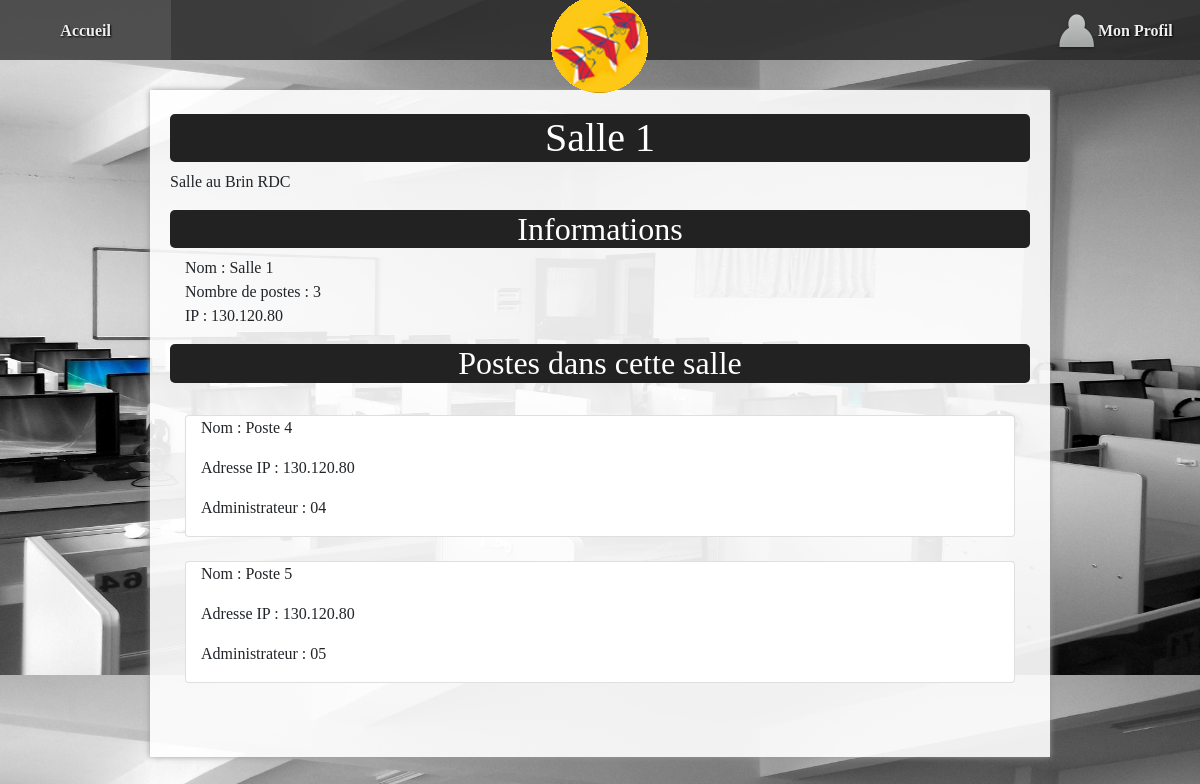
Page /?action=detail&nSalle=s02 (signed in) on the committed database.
### tables this page shows
CREATE TABLE `salle` (
  `nSalle` varchar(7) NOT NULL,
  `nomSalle` varchar(30) DEFAULT NULL,
  `nbPoste` tinyint(2) DEFAULT NULL,
  `indIP` varchar(11) DEFAULT NULL
);

CREATE TABLE `segment` (
  `indIP` varchar(11) NOT NULL,
  `nomSegment` varchar(15) DEFAULT NULL,
  `etage` tinyint(1) DEFAULT NULL,
  `nbSalle` tinyint(2) DEFAULT '0',
  `nbPoste` tinyint(2) DEFAULT '0'
);

CREATE TABLE `poste` (
  `nPoste` varchar(7) NOT NULL,
  `nomPoste` varchar(20) NOT NULL,
  `indIP` varchar(11) DEFAULT NULL,
  `ad` varchar(3) DEFAULT NULL,
  `typePoste` varchar(9) DEFAULT NULL,
  `nSalle` varchar(7) DEFAULT NULL,
  `nbLog` tinyint(2) DEFAULT '0'
);

### controleur/detailSalle.php (called while the page is built, shortened)
<?php
include_once "$racine/modele/bd.salle.inc.php";
$nSalle = $_GET["nSalle"];
$uneSalle = getSalleByNum($nSalle);
$mailU = getMailULoggedOn();
if($uneSalle['nombrePoste'] != 0){
    $unPoste = getPosteBySalle($nSalle);
}
include "$racine/vue/entete.html.php";
include "$racine/vue/vueDetailSalle.php";
include "$racine/vue/pied.html.php";
?>

### index.php (called while the page is built, shortened)
<?php
include "getRacine.php";
if (isset($_GET["action"])){
    $action = $_GET["action"];
}
else{
    $action = "defaut";
}
$fichier = controleurPrincipal($action);
include "$racine/controleur/$fichier";
?>

### modele/bd.salle.inc.php (called while the page is built, shortened)
<?php
function getPosteBySalle($nSalle){
    try {
        $cnx = connexionPDO();
        $req = $cnx->prepare("select * from poste where nSalle = '".$nSalle."'");
        $req->execute();
        $ligne = $req->fetch(PDO::FETCH_ASSOC);
        while ($ligne) {
            $resultat[] = $ligne;
            $ligne = $req->fetch(PDO::FETCH_ASSOC);
        }
    } catch (PDOException $e) {
        print "Erreur !: " . $e->getMessage();
        die();
    }
    return $resultat;
}
function getSalleByNum($nSalle) {
    try {
        $cnx = connexionPDO();
        $req = $cnx->prepare("select *, salle.nbPoste as nombrePoste from salle inner join segment on salle.indIP = segment.indIP where nSalle=:nSalle");
        $req->bindValue(':nSalle', $nSalle, PDO::PARAM_INT);
        $req->execute();
        $ligne = $req->fetch(PDO::FETCH_ASSOC);
    } catch (PDOException $e) {
        print "Erreur !: " . $e->getMessage();
        die();
    }
    return $ligne;
}
?>

### modele/bd.utilisateur.inc.php (called while the page is built, shortened)
<?php
function getUtilisateurByMailU($mailU) {
    $resultat = array();
    try {
        $cnx = connexionPDO1();
        $req = $cnx->prepare("select * from mrbs_users where email=:mailU");
        $req->bindValue(':mailU', $mailU, PDO::PARAM_STR);
        $req->execute();
        $resultat = $req->fetch(PDO::FETCH_ASSOC);
    }
    catch (PDOException $e) {
        print "Erreur !: " . $e->getMessage();
        die();
    }
    return $resultat;
}
?>

### modele/authentification.inc.php (called while the page is built, shortened)
<?php
include_once "bd.utilisateur.inc.php";
function getMailULoggedOn(){
    if (isLoggedOn()){
        $ret = $_SESSION["email"];
    }
    else {
        $ret = "";
    }
    return $ret;
}
function isLoggedOn() {
    $ret = false;
    if (isset($_SESSION["email"])) {
        $util = getUtilisateurByMailU($_SESSION["email"]);
        if ($util["email"] == $_SESSION["email"] && $util["password"] == $_SESSION["password"]
        ) {
            $ret = true;
        }
    }
    return $ret;
}
?>

### vue/vueDetailSalle.php (the view, shortened to what this page needs)
<div class="container">
    <h1><?= $uneSalle['nomSalle']; ?></h1>
    <p id="principal">
        Salle au <?= $uneSalle['nomSegment']; ?>
    </p>
    <h2>
        Informations
    </h2>
    <div class="container">
        <div class="row">
            <div class="col-sm-5">
                <p>
                    Nom : <?= $uneSalle['nomSalle']; ?><br />
                    Nombre de postes : <?= $uneSalle['nombrePoste']; ?><br />
                    IP : <?= $uneSalle['indIP']; ?>
                </p>
            </div>
        </div>
    </div>
    <h2 id="postes">
        Postes dans cette salle
    </h2>
    <?php
        if($uneSalle['nombrePoste'] != 0){
            for ($i = 0; $i < count($unPoste); $i++) { ?>
                <div class="container">
                    <div class="card">
                        <div class="row">
                            <div class="col-md-5">
                                <div class="container">
                                    <p> Nom : <?= $unPoste[$i]["nomPoste"] ?> </p>
                                    <p> Adresse IP : <?= $unPoste[$i]["indIP"] ?> </p>
                                    <p> Administrateur : <?= $unPoste[$i]["ad"] ?> </p>
                                </div>
                            </div>
                        </div>
                    </div>
                </div>
    <?php
            }
        }
    ?>
</div>

### css/base.css (style rules this page uses)
:root { --largeurPage: 900px; --largeurMenuCont : 200px; --margeCalc: calc((100% - var(--largeurPage)) / 2); --margeMenuHaut : 15px; --hauteurMenuGene:60px; --coulA1:#5A7694; --coulA2:#D7E5ED; --coulB1:#566459; --coulB2:#90974A; --coulC:#CDBCA0; --fondC:#fcfbfb; --padding_cote:5px; }
body { font-family: Montserrat !important; color : #333; font-size : 14px; line-height : 1.3; scroll-behavior: smooth; background: url("it-classroom.jpg"); background-size: cover; }

### css/cgu.css (style rules this page uses)
h1,h2,h3,h4 { font-family: Montserrat; background-color : rgba(34,34,34,1); font-weight:bold; border-radius: 5px; text-align: center; color: white; }

### rows in the picture
salle: nomSalle "Salle 1", nbPoste "3"
segment: nomSegment "Brin RDC", indIP "130.120.80"
poste: nomPoste "Poste 4", indIP "130.120.80", ad "04"
poste: nomPoste "Poste 5", indIP "130.120.80", ad "05"
